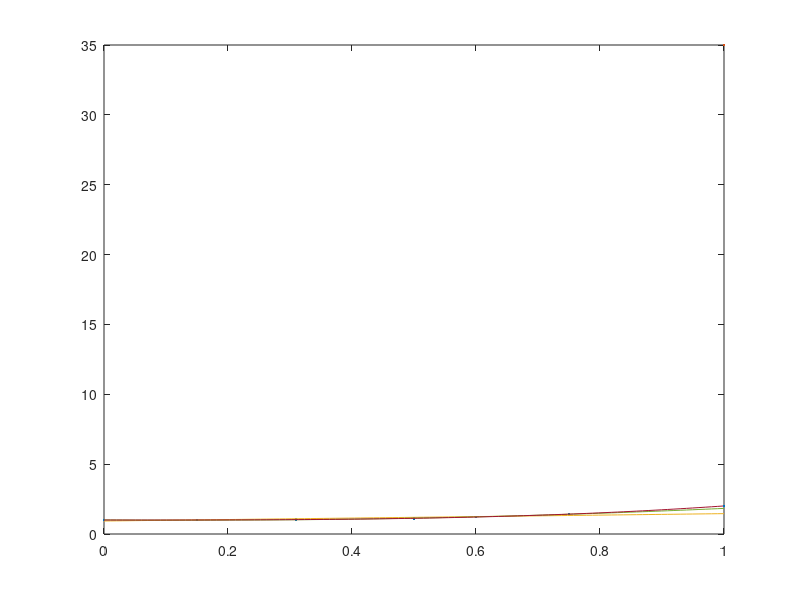

Source code (MATLAB):
x = [0 0.15 0.31 0.5 0.6 0.75];
y = [1.0 1.004 1.031 1.117 1.223 1.422];
plot(x, y, '.', MarkerSize=35);
hold on
x1 = linspace(0, 1, 100);
f = @(x) (0.929514042729722 + 0.528102053515871*x);
plot(x1, f(x1), LineWidth=2)
f2 = @(x) (1.011340992793713 - 0.325698750708400*x + 1.147330305458684*x.^2);
plot(x1, f2(x1), LineWidth=2)
f3 = @(x) (1.000439805183809 - 0.001540986047042*x - 0.011505674519436*x.^2 + 1.021022564211771*x.^3);
plot(x1, f3(x1), LineWidth=2)
hold off
E1 = norm(f(x)-y, 2)^2;
E2 = norm(f2(x)-y, 2)^2;
E3 = norm(f3(x)-y, 2)^2;